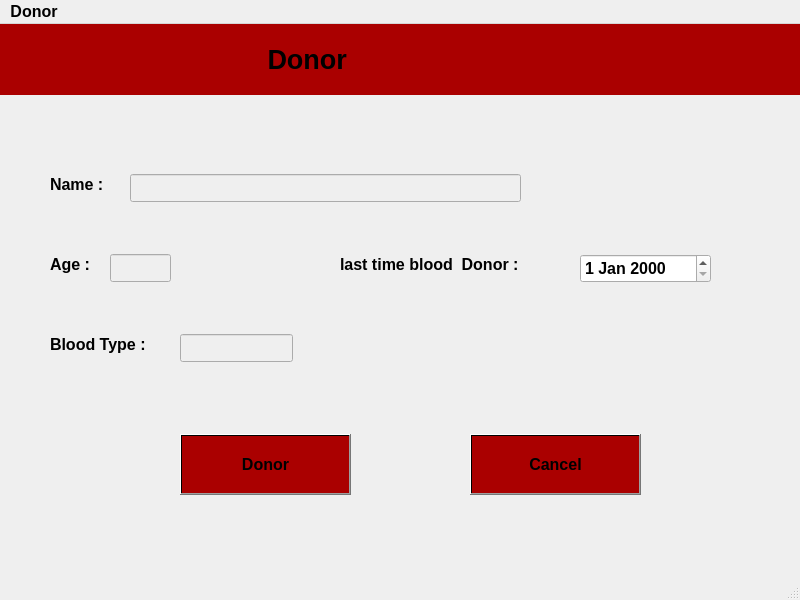
<?xml version="1.0" encoding="UTF-8"?>
<ui version="4.0">
 <class>DonorPage</class>
 <widget class="QMainWindow" name="DonorPage">
  <property name="geometry">
   <rect>
    <x>0</x>
    <y>0</y>
    <width>800</width>
    <height>600</height>
   </rect>
  </property>
  <property name="font">
   <font>
    <pointsize>12</pointsize>
    <bold>true</bold>
   </font>
  </property>
  <property name="windowTitle">
   <string>MainWindow</string>
  </property>
  <widget class="QWidget" name="centralwidget">
   <widget class="QLabel" name="label">
    <property name="geometry">
     <rect>
      <x>-100</x>
      <y>0</y>
      <width>941</width>
      <height>71</height>
     </rect>
    </property>
    <property name="font">
     <font>
      <pointsize>20</pointsize>
      <bold>true</bold>
     </font>
    </property>
    <property name="styleSheet">
     <string notr="true">background-color: qlineargradient(spread:pad, x1:0, y1:0, x2:1, y2:1, stop:1 rgba(170, 0, 0, 255));</string>
    </property>
    <property name="text">
     <string>                                                 Donor</string>
    </property>
   </widget>
   <widget class="QLabel" name="label_2">
    <property name="geometry">
     <rect>
      <x>50</x>
      <y>150</y>
      <width>81</width>
      <height>20</height>
     </rect>
    </property>
    <property name="text">
     <string>Name :</string>
    </property>
   </widget>
   <widget class="QLabel" name="label_3">
    <property name="geometry">
     <rect>
      <x>50</x>
      <y>220</y>
      <width>63</width>
      <height>41</height>
     </rect>
    </property>
    <property name="text">
     <string>Age :</string>
    </property>
   </widget>
   <widget class="QLabel" name="label_4">
    <property name="geometry">
     <rect>
      <x>50</x>
      <y>300</y>
      <width>131</width>
      <height>41</height>
     </rect>
    </property>
    <property name="text">
     <string>Blood Type :</string>
    </property>
   </widget>
   <widget class="QLineEdit" name="lineEdit">
    <property name="enabled">
     <bool>false</bool>
    </property>
    <property name="geometry">
     <rect>
      <x>130</x>
      <y>150</y>
      <width>391</width>
      <height>28</height>
     </rect>
    </property>
    <property name="text">
     <string/>
    </property>
   </widget>
   <widget class="QLineEdit" name="lineEdit_2">
    <property name="enabled">
     <bool>false</bool>
    </property>
    <property name="geometry">
     <rect>
      <x>110</x>
      <y>230</y>
      <width>61</width>
      <height>28</height>
     </rect>
    </property>
   </widget>
   <widget class="QDateEdit" name="dateEdit">
    <property name="geometry">
     <rect>
      <x>580</x>
      <y>230</y>
      <width>131</width>
      <height>29</height>
     </rect>
    </property>
   </widget>
   <widget class="QLabel" name="label_5">
    <property name="geometry">
     <rect>
      <x>340</x>
      <y>230</y>
      <width>241</width>
      <height>21</height>
     </rect>
    </property>
    <property name="text">
     <string>last time blood  Donor :</string>
    </property>
   </widget>
   <widget class="QPushButton" name="pushButton">
    <property name="geometry">
     <rect>
      <x>180</x>
      <y>410</y>
      <width>171</width>
      <height>61</height>
     </rect>
    </property>
    <property name="styleSheet">
     <string notr="true">background-color: qlineargradient(spread:pad, x1:0, y1:0, x2:1, y2:1, stop:1 rgba(170, 0, 0, 255));
font: 700 11pt &quot;Segoe UI&quot;;</string>
    </property>
    <property name="text">
     <string>Donor</string>
    </property>
   </widget>
   <widget class="QPushButton" name="pushButton_2">
    <property name="geometry">
     <rect>
      <x>470</x>
      <y>410</y>
      <width>171</width>
      <height>61</height>
     </rect>
    </property>
    <property name="styleSheet">
     <string notr="true">background-color: qlineargradient(spread:pad, x1:0, y1:0, x2:1, y2:1, stop:1 rgba(170, 0, 0, 255));
font: 700 11pt &quot;Segoe UI&quot;;</string>
    </property>
    <property name="text">
     <string>Cancel</string>
    </property>
   </widget>
   <widget class="QLineEdit" name="lineEdit_3">
    <property name="enabled">
     <bool>false</bool>
    </property>
    <property name="geometry">
     <rect>
      <x>180</x>
      <y>310</y>
      <width>113</width>
      <height>28</height>
     </rect>
    </property>
   </widget>
  </widget>
  <widget class="QMenuBar" name="menubar">
   <property name="geometry">
    <rect>
     <x>0</x>
     <y>0</y>
     <width>800</width>
     <height>32</height>
    </rect>
   </property>
   <widget class="QMenu" name="menuDonor">
    <property name="title">
     <string>Donor</string>
    </property>
   </widget>
   <addaction name="menuDonor"/>
  </widget>
  <widget class="QStatusBar" name="statusbar"/>
 </widget>
 <resources/>
 <connections/>
</ui>
